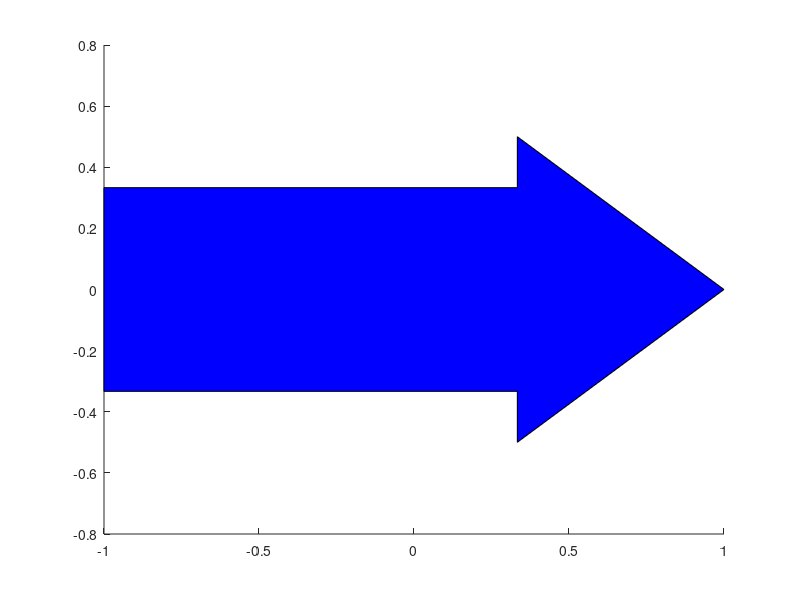

MATLAB code for this plot: (Note: this script raises an error after producing the figure.)
% ship parameters 
m = 10;          % mass (kg)
Iz = 500;         % yaw moment of inertia (kg m^3)
xg = 0;              % CG x-ccordinate (m)

% Aero parameters
rho = 1.112; %air density at 1000m above sea level https://www.engineeringtoolbox.com/standard-atmosphere-d_604.html

h = 0.01; %timestep

iterations = 1000;
% rigid-body mass matrix
MRB = [ m 0    0 
        0 m    m*xg
        0 m*xg Iz ];
Minv = inv(MRB);
B = eye(3);
nus = zeros(3,iterations);
etas = zeros(3,iterations);
us = zeros(3,iterations);
us(1,:) = 200 * ones(1,iterations);% 
%us(2,:) = 10*ones(1,iterations);
%us(3,:) = 100*ones(1,iterations);
eta_init = [0, 0, deg2rad(-10)]'; % x, z, theta in inertial frame
nu_init = [0, 0, 0]'; % v(velocity_x), w(velocity_z), omega(rot_velocity) in body frame
nus(:,1) = nu_init;
etas(:,1) = eta_init;
%main loop
t = zeros(1,iterations);
x = [-1  , 1/3, 1/3, 1, 1/3, 1/3,-1  ];
y = [-1/3,-1/3,-1/2, 0, 1/2, 1/3, 1/3];
g = hgtransform;
patch('XData',x,'YData',y,'FaceColor','blue','Parent',g)
hold off
%h_fig = figure;
for i = 1:iterations-1
    t(i) = (i-1)*h;
    nu = nus(:,i);
    eta = etas(:,i);
    u = us(:,i);
%     k = waitforbuttonpress;
%     % 28 leftarrow
%     % 29 rightarrow
%     % 30 uparrow
%     % 31 downarrow
%     value = double(get(gcf,'CurrentCharacter'));
%     disp(value)


    % Add Aerodynamic forces
    %rho = Air density
    %V_a = Velocity of vehicle through surrounding air mass
    %S = Planform area of wing (overflateareal)
    %C_L = Coefficient of lift
    %C_D = Coefficient of drag
    %C_M = Coefficient of aero moment drag
    %c = Mean  chord of wing (arm from center of pressure to CG(?))

    %F_lift = 0.5 * rho * V_a*V_a * S * C_L %Lift force in stability frame
    %F_drag = 0.5 * rho * V_a*V_a * S * C_D %Drag force in stability frame
    %M_aero = 0.5 * rho * V_a*V_a * S * c * C_M % Drag moment in stability

    %From stability frame to body frame:
    %[F_x;F_z] = [cos(alpha), -sin(alpha); sin(alpha), cos(alpha)];

    % Add gravity:
    G = -m * 9.81; %in inertial frame    
    G = -m * 9.81; %in inertial frame   



    %transfer to body-frame TODO: use Rzyx
    X = cos(eta(3))*G; 
    Z = sin(eta(3))*G;
    
    V_a = nu(1);
    alpha = deg2rad(5);%constant, assuming no wind
    
    C_L = 0.8; %
    C_D = 0.2; %
    S = 0.55;   %taken from beard&McLain appendix E
    %c = 0.19; %taken from beard&McLain appendix E

    F_lift = 0.5 * rho * V_a*V_a * S * C_L;
    F_drag = 0.5 * rho * V_a*V_a * S * C_D;
    %M_aero = 0.5 * rho * V_a*V_a * S * c * C_M; 
    R_stab_to_body = [cos(-alpha),-sin(-alpha);
                        sin(-alpha), cos(-alpha)];

    F_aero = R_stab_to_body * [F_drag;F_lift];

    F_x_aero = F_aero(1);
    F_z_aero = F_aero(2);

    u(1) = u(1) + Z + F_z_aero;
    u(2) = u(2)+X + F_x_aero;
    tau = B * u;
    % state-dependent time-varying matrices
    CRB = m * nu(3) * [ 0 -1 -xg 
                    1  0  0 
                    xg 0  0  ];
    R = Rzyx(0,0,eta(3)); %Rotation matrix from body to inertial
    nu_dot = Minv * (tau - CRB * nu);
    eta_dot = R * nu;
    nu = nu + h * nu_dot;
    eta = eta + h * eta_dot;
    eta_anim = [eta(1), eta(2), 0];
    eta_anim_prev = [etas(1,i), etas(2,i), 0];
    
    g.Matrix = makehgtform('translate',eta_anim_prev + t(i)*(eta_anim-eta_anim_prev), ...
                         'zrotate',etas(3,i) + t(i)*(eta(3)-etas(3,i)));
    drawnow
    %plot(eta(1),eta(2),'o')

    nus(:,i+1) = nu;
    etas(:,i+1) = eta;

    xlim([-5 5]+eta(1));
    ylim([-5 5]+eta(2));
    pause(0.01);
    pause(h); %This relates to the perceived time spent in the simulation. Relate to time t. TODO

end